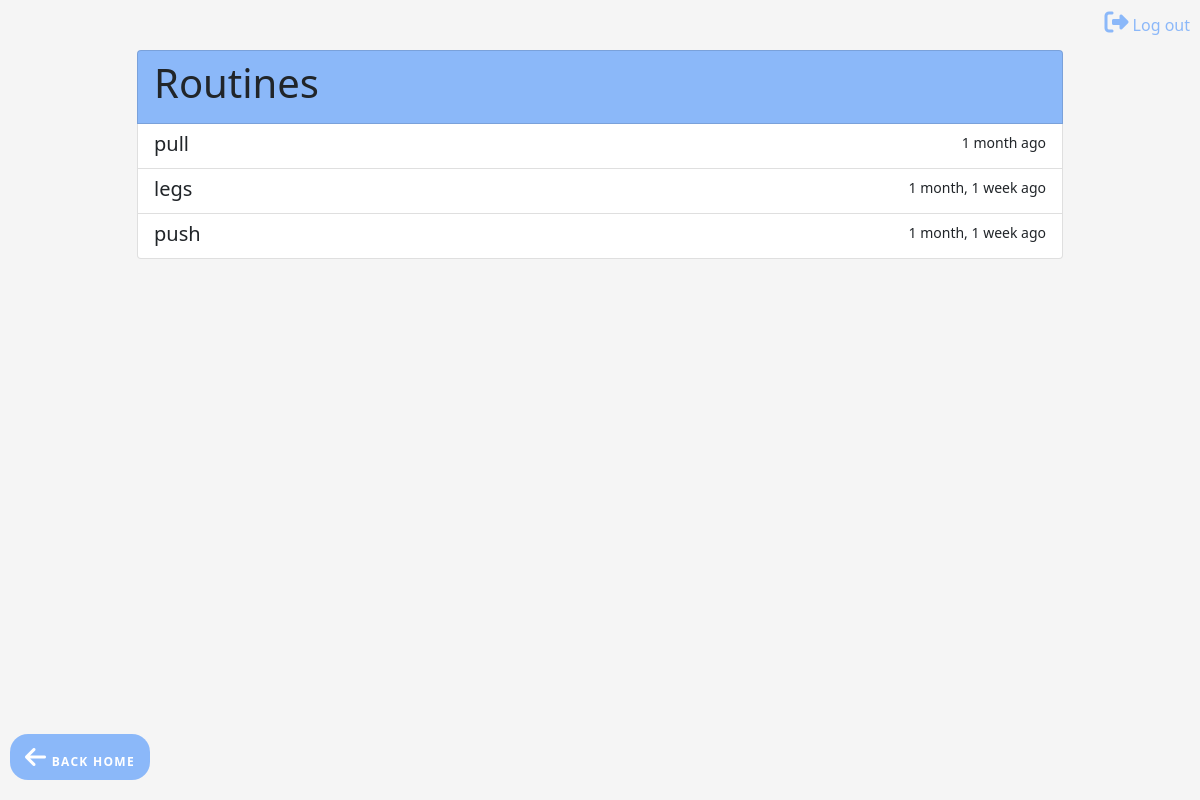
The page /sessions/all_routines/ (signed in) on the database as committed earlier.
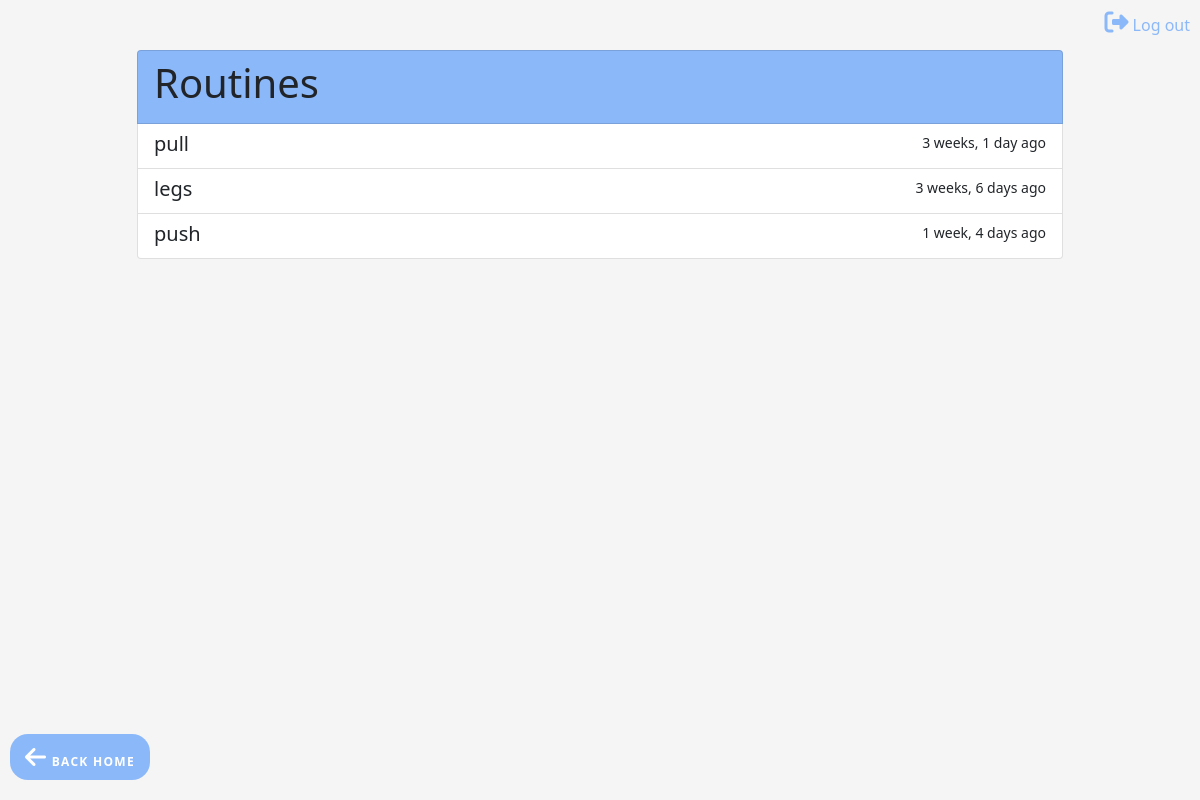
The same page on the database as committed later.
### sessions/models.py (models this page shows, shortened)
class Routine(models.Model):
    name = models.CharField(
        max_length=200,
        validators=[MinLengthValidator(2, "Name must be greater than 2 characters")]
    )
    exercises = models.ManyToManyField(Exercise)
    last_workout = models.DateTimeField(null=True)
    created_at = models.DateTimeField(auto_now_add=True)
    updated_at = models.DateTimeField(auto_now=True)

### sessions/views.py (the view)
# urls.py: path('all_routines/', RoutineList.as_view(), name='routine_list'),
class RoutineList(LoginRequiredMixin, ListView):
    model = Routine

### sessions/templates/sesh/routine_list.html (shortened to what this page needs)
{% extends "layout.html" %}
{% block content %}
<div class="list-group">
    <div class="list-group-item title"><h1>Routines</h1></div>
    {% for routine in object_list %}
            <a href="{% url 'sessions:routine_detail' routine.id  %}" class="list-group-item list-group-item-action flex-column align-items-start">
                <div class="d-flex w-100 justify-content-between">
                    <h5 class="mb-1">{{ routine.name }}</h5>
                    <small>{{ routine.last_workout|timesince }} ago </small>
                </div>
            </a>
    {% empty %}
        No routines yet.
    {% endfor %}
</div>
<a class="my_button bottom-left"  href="{% url 'home' %}">
    <i class="fas fa-arrow-left" title="home"></i>
    <span class="icon-text"> Back Home</span>
</a>
{% endblock content %}

Rows that differ between the two databases and show on the page:
changed Routine "pull": last_workout "1 month" → "3 weeks, 1 day"
changed Routine "legs": last_workout "1 month, 1 week" → "3 weeks, 6 days"
changed Routine "push": last_workout "1 month, 1 week" → "1 week, 4 days"
